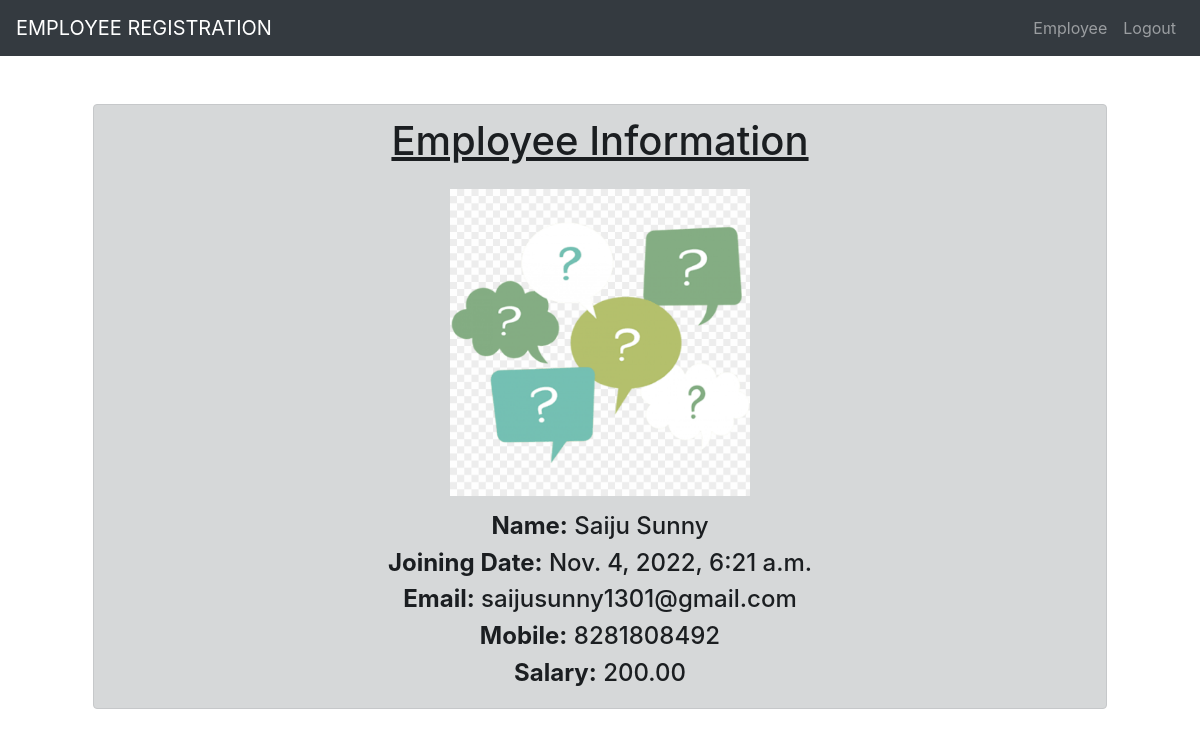
/viewEmployee/19 (signed in), run on the app's committed database.
### empl/models.py (models this page shows)
class Employee(models.Model):
    user = models.ForeignKey(User, on_delete=models.CASCADE, null=True)
    name = models.CharField(max_length=100)
    pic = models.ImageField(upload_to="uploads", default='e.png')
    mobile = models.CharField(unique=True, max_length=10)
    email = models.EmailField()
    salary = models.DecimalField(max_digits=8, decimal_places=2)
    datetime = models.DateTimeField(auto_now=True)

### empl/views.py (the view)
# urls.py: path('viewEmployee/<int:id>', views.one_employee,name='oneEmp'),
@login_required(login_url='adminlogin')
def one_employee(request, id=None):
    emp = Employee.objects.get(id=id)
    context = {
        'emp': emp
    }
    return render(request, 'emp/viewEmp.html', context)

### empl/templates/emp/viewEmp.html (shortened to what this page needs)
{% extends 'base.html' %}
{% block content %}
<div class="alert alert-dark text-center m-5" role="alert">
    <h1 class="text-center"><u>Employee Information</u></h1>
 <img src="{{emp.pic.url}}" width="300px" class="m-3">
<h4><b>Name:</b> {{emp.name}}</h4>
<h4><b>Joining Date:</b> {{emp.datetime}}</h4>
<h4><b>Email:</b> {{emp.email}}</h4>
<h4><b>Mobile:</b> {{emp.mobile}}</h4>
<h4><b>Salary:</b> {{emp.salary}}</h4>
</div>
{% endblock %}

### data on the page
Employee: pic (picture), name "Saiju Sunny", datetime "Nov. 4, 2022, 6:21 a.m.", email "saijusunny1301@gmail.com", mobile "8281808492", salary "200.00"
